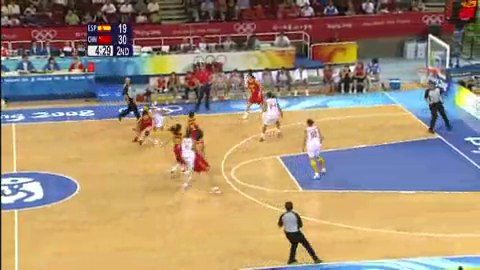
#> input picture frame 14 of video/test3_480x270.mp4, 480 x 270 px, given in place of test.mov, which was not available
$ python d.py
#> lines starting #> are read from the running program, lines starting #| are printed output that depends on the picture; pictures that were not available may be replaced by others from this repository, and a replacement may not be noted
### team_identification.py
# 텐서플로우 인식률 높히는 방법 (사람을 인식)
# opencv를 통해 object tracking
# opencv를 통한 팀구별 정확도 향상시키기
# 알고리즘 구현(끊어짐 같은것 사라짐, 겹쳐짐, 처음 인식 총 10명 )


import numpy as np
import cv2
import time

# @brief : 팀을 구별해주는 함수 (메인)
# @param : 이미지
# @return : 1 (아군) ,-1 (적군), 0 (기타)
def team_division(image):

    img = image # or image
    # img = cv2.imread(image)
    img_hsv = cv2.cvtColor(img, cv2.COLOR_BGR2HSV)

    # HSV color
    boundaries = [
        ([-1], [0, 70, 50], [10, 255, 255]), # 적군 red
        ([1],[110, 50, 50],[130, 255, 255]) # 아군 blue
    ]

    list = []

    for (code, lower, upper) in boundaries:
        lower = np.array(lower, dtype='uint8')
        upper = np.array(upper, dtype='uint8')

        mask = cv2.inRange(img_hsv, lower, upper)

        count = 0
        for i in range(0, len(mask)):
            for j in mask[i]:
                if j == 255:
                    count = count + 1

        list.append([code[0], count])


    if list[0][1] > list[1][1] and list[0][1] > 40:
        return -1
    elif list[0][1] < list[1][1] and list[1][1] > 40:
        return 1
    else:
        return 0

### d.py
import numpy as np
import cv2
import team_identification as ti

cap = cv2.VideoCapture('/Users/itaegyeong/Desktop/test.mov')


# take first frame of the video
ret,frame = cap.read()
#> frame is the input picture: shape (270, 480, 3); mean B, G, R 116.6, 142, 163
# setup initial location of window
r,h,c,w = 252,30,369,10  # simply hardcoded the values
track_window = (c,r,w,h)
# set up the ROI for tracking
roi = frame[r:r+h, c:c+w]
hsv_roi =  cv2.cvtColor(roi, cv2.COLOR_BGR2HSV)
mask = cv2.inRange(hsv_roi, np.array((0., 60.,32.)), np.array((180.,255.,255.)))


roi_hist = cv2.calcHist([hsv_roi],[0],mask,[180],[0,180])
#> roi_hist = 180 values, max 40 at index 20, min 0 at index 0, mean 0.861
cv2.normalize(roi_hist,roi_hist,0,255,cv2.NORM_MINMAX)
# Setup the termination criteria, either 10 iteration or move by atleast 1 pt
term_crit = ( cv2.TERM_CRITERIA_EPS | cv2.TERM_CRITERIA_COUNT, 10, 1 )


while(1):
    ret ,frame = cap.read()
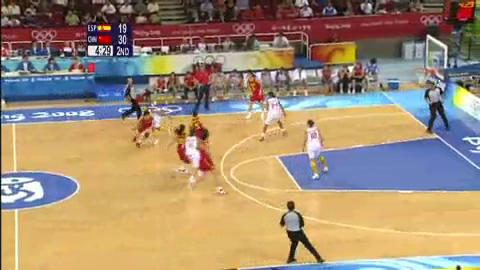
#> input picture frame 15 of video/test3_480x270.mp4, 480 x 270 px, given in place of test.mov, which was not available
#> frame is the input picture: shape (270, 480, 3); mean B, G, R 116.5, 141.9, 162.8
    if ret == True:
        hsv = cv2.cvtColor(frame, cv2.COLOR_BGR2HSV)
#> hsv: shape (270, 480, 3); mean H, S, V 53.5, 111.4, 178.5
        dst = cv2.calcBackProject([hsv],[0],roi_hist,[0,180],1)
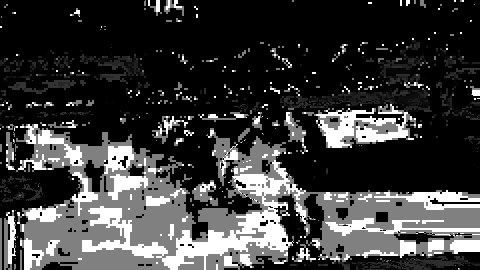
#> dst: shape (270, 480); min 0, max 255, mean 60.4
        # apply meanshift to get the new location
        ret, track_window = cv2.meanShift(dst, track_window, term_crit)
#> ret = 5; track_window = (369, 239, 10, 18)
        # Draw it on image
        x,y,w,h = track_window
#> x = 369; y = 239; w = 10; h = 18

        result = ti.team_division(frame[y:y+h, x:x+w])
#> after the loop in team_division, `for (code, lower, upper) in boundaries:`: list = [[-1, 0], [1, 0]]
#> result = 0
        print(result)
#| 0

        if result == -1:
            img2 = cv2.rectangle(frame, (x,y), (x+w,y+h), 255,2)
        else:
            img2 = frame

        cv2.imshow('img2',img2)
        k = cv2.waitKey(1) & 0xff
#> (key Esc is pressed here)
        if k == 27:
            break
        else:
            cv2.imwrite(chr(k)+".jpg",img2)
    else:
        break
cv2.destroyAllWindows()
cap.release()

$ run again, starting later in the video
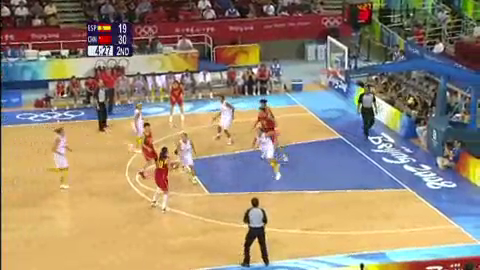
#> input picture frame 65 of video/test3_480x270.mp4, 480 x 270 px, given in place of test.mov, which was not available
#> frame is the input picture: shape (270, 480, 3); mean B, G, R 116.5, 137.8, 154.3
#> roi_hist = 180 values, max 22 at index 31, min 0 at index 0, mean 0.783
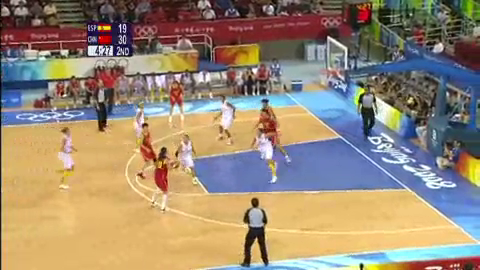
#> input picture frame 66 of video/test3_480x270.mp4, 480 x 270 px, given in place of test.mov, which was not available
#> frame is the input picture: shape (270, 480, 3); mean B, G, R 116.6, 137.7, 154.3
#> hsv: shape (270, 480, 3); mean H, S, V 56.3, 107.9, 172.2
#> `dst = cv2.calcBackProject([hsv],[0],roi_hist,[0,180],1)`:
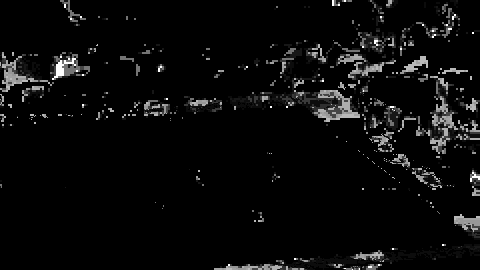
#> dst: shape (270, 480); min 0, max 255, mean 10.6
#> ret = 2; track_window = (369, 250, 10, 18)
#> x = 369; y = 250; w = 10; h = 18
#> after the loop in team_division, `for (code, lower, upper) in boundaries:`: list = [[-1, 0], [1, 0]]
#> result = 0
#| 0

$ run again, starting later in the video
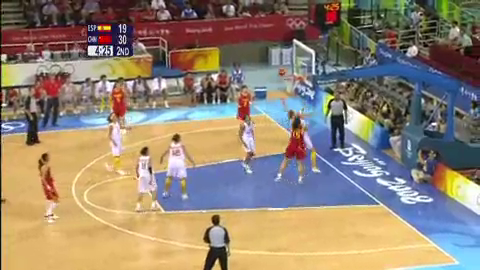
#> input picture frame 116 of video/test3_480x270.mp4, 480 x 270 px, given in place of test.mov, which was not available
#> frame is the input picture: shape (270, 480, 3); mean B, G, R 115, 132.5, 147.5
#> roi_hist = 180 values, max 152 at index 20, min 0 at index 0, mean 1
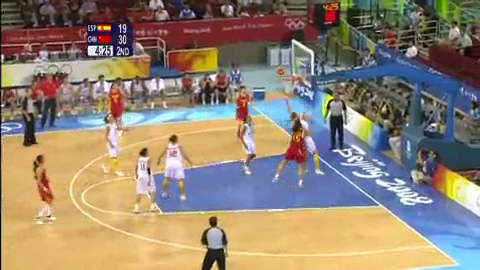
#> input picture frame 117 of video/test3_480x270.mp4, 480 x 270 px, given in place of test.mov, which was not available
#> frame is the input picture: shape (270, 480, 3); mean B, G, R 114.9, 132.1, 147
#> hsv: shape (270, 480, 3); mean H, S, V 58.2, 103.5, 164.7
#> `dst = cv2.calcBackProject([hsv],[0],roi_hist,[0,180],1)`:
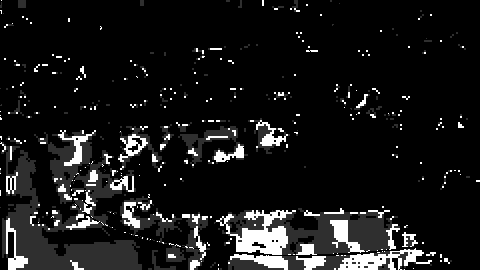
#> dst: shape (270, 480); min 0, max 255, mean 24.2
#> ret = 1; track_window = (368, 252, 10, 18)
#> x = 368; y = 252; w = 10; h = 18
#> after the loop in team_division, `for (code, lower, upper) in boundaries:`: list = [[-1, 0], [1, 0]]
#> result = 0
#| 0
